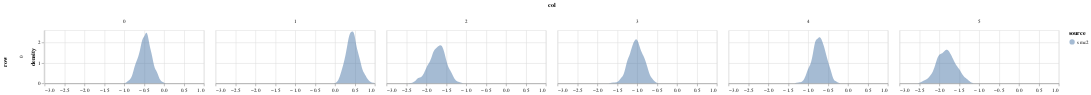

Notebook code cell kept with this figure:
### Code cell
param = 'alpha'
df = get_post_df(ps_smc2[param]) 
df['source'] = 'smc2'
plot_density(df, height=100)

### Figure 1 — Vega-Lite specification as saved in the notebook (floating-point values rounded to 4 significant figures; data arrays with more than 128 entries replaced by an {"elided": "..."} marker saying what was removed)
{"config": {"view": {"continuousWidth": 400, "continuousHeight": 300}}, "data": {"name": "data-88f79cb36f29ec419e86d9552ce8b13a"}, "mark": {"type": "area", "opacity": 0.5}, "encoding": {"color": {"type": "nominal", "field": "source"}, "column": {"type": "quantitative", "field": "col"}, "row": {"type": "quantitative", "field": "row"}, "x": {"type": "quantitative", "field": "value", "title": null}, "y": {"type": "quantitative", "field": "density"}}, "height": 100, "resolve": {"scale": {"x": "independent"}}, "transform": [{"fold": ["value"]}, {"density": "value", "groupby": ["cn", "row", "col", "source"]}], "width": 300, "$schema": "https://vega.github.io/schema/vega-lite/v4.8.1.json", "datasets": {"data-88f79cb36f29ec419e86d9552ce8b13a": {"elided": "6000 records"}}}
